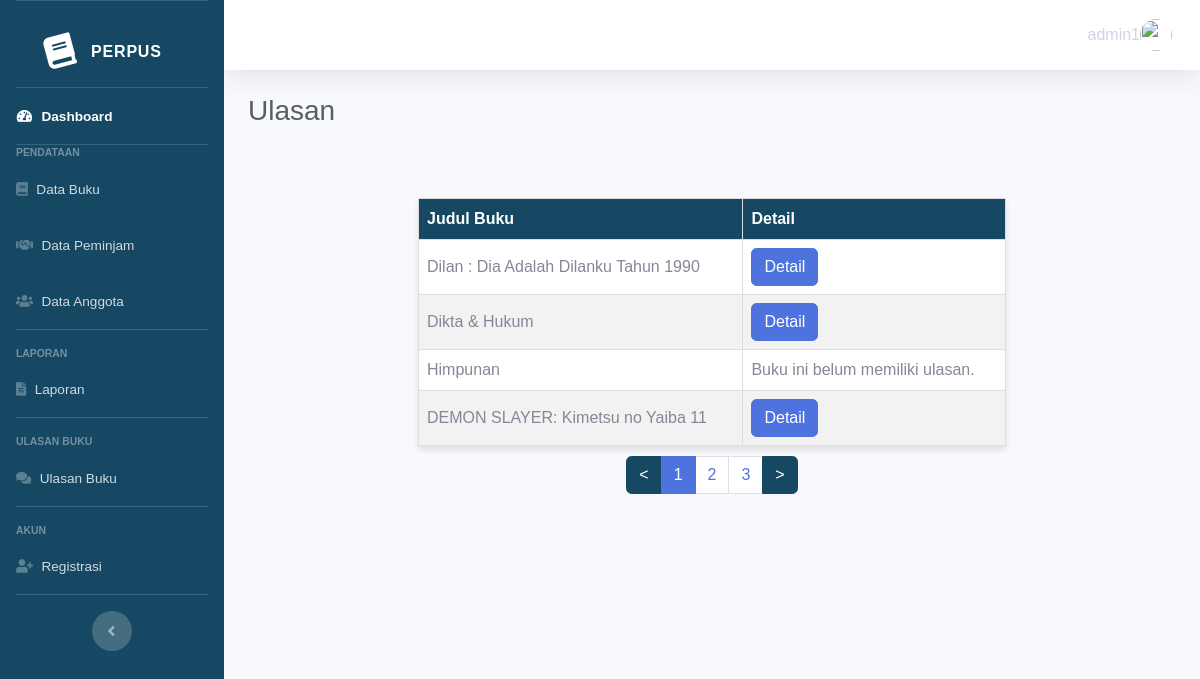
Screenshot of /admin/index_ulasan_buku.php (signed in) with the database file from the repository.
### tables this page shows
CREATE TABLE `buku` (
  `buku_id` int(11) NOT NULL,
  `perpus_id` int(11) NOT NULL,
  `judul` varchar(100) NOT NULL,
  `cover` varchar(255) NOT NULL,
  `penulis` varchar(50) NOT NULL,
  `penerbit` varchar(50) NOT NULL,
  `tahun_terbit` int(11) NOT NULL,
  `deskripsi` varchar(10000) NOT NULL,
  `kategori_id` int(11) NOT NULL,
  `ketersediaan` int(50) NOT NULL,
  `file_pdf` varchar(1000) NOT NULL,
  `created_at` timestamp NOT NULL DEFAULT current_timestamp() ON UPDATE current_timestamp()
);

### admin/index_ulasan_buku.php (the view, shortened to what this page needs)
<?php
$role = $_SESSION["role"];
?>
<!DOCTYPE html>
<html lang="en">
<head>
    <link href="../dashboard/vendor/fontawesome-free/css/all.min.css" rel="stylesheet" type="text/css">
    <link href="../dashboard/css/sb-admin-2.min.css" rel="stylesheet">
</head>
<body id="page-top">
    <div id="wrapper">
        <ul class="navbar-nav bg-gradient-primary sidebar sidebar-dark accordion" id="accordionSidebar">
            <a class="sidebar-brand d-flex align-items-center justify-content-center" href="index.html">
                <div class="sidebar-brand-icon rotate-n-15">
                    <i class="fas fa-book"></i>
                </div>
                <div class="sidebar-brand-text mx-3">Perpus</div>
            </a>
            <hr class="sidebar-divider my-0">
            <li class="nav-item active">
                <a class="nav-link" href="home.php">
                    <i class="fas fa-fw fa-tachometer-alt"></i>
                    <span>Dashboard</span></a>
            </li>
            <?php
            if ($role === "admin") :
            ?>
                <hr class="sidebar-divider my-0">
                <div class="sidebar-heading">
                    Pendataan
                </div>
                <li class="nav-item">
                    <a class="nav-link" href="index_data_buku.php">
                        <i class="fas fa-book"></i>
                        <span>Data Buku</span></a>
                </li>
                <li class="nav-item">
                    <a class="nav-link" href="index_peminjam.php">
                        <i class="fas fa-handshake"></i>
                        <span>Data Peminjam</span></a>
                </li>
                <li class="nav-item">
                    <a class="nav-link" href="index_data_anggota.php">
                        <i class="fas fa-users"></i>
                        <span>Data Anggota</span>
                    </a>
                </li>
                <hr class="sidebar-divider">
                <div class="sidebar-heading">
                    Laporan
                </div>
                <li class="nav-item">
                    <a class="nav-link" href="index_laporan.php">
                        <i class="fas fa-file-alt"></i>
                        <span>Laporan</span></a>
                </li>
                <hr class="sidebar-divider">
                <div class="sidebar-heading">
                    Ulasan Buku
                </div>
                <li class="nav-item">
                    <a class="nav-link" href="index_ulasan_buku.php">
                        <i class="fas fa-comments"></i>
                        <span>Ulasan Buku</span></a>
                </li>
                <hr class="sidebar-divider">
                <div class="sidebar-heading">
                    Akun
                </div>
                <li class="nav-item">
                    <a class="nav-link" href="index_register.php">
                        <i class="fas fa-user-plus"></i>
                        <span>Registrasi</span>
                    </a>
                </li>
                <hr class="sidebar-divider d-none d-md-block">
            <?php endif ?>
            <div class="text-center d-none d-md-inline">
                <button class="rounded-circle border-0" id="sidebarToggle"></button>
            </div>
        </ul>
        <div id="content-wrapper" class="d-flex flex-column">
            <div id="content">
                <nav class="navbar navbar-expand navbar-light bg-white topbar mb-4 static-top shadow">
                    <ul class="navbar-nav ml-auto">
                        <li class="nav-item dropdown no-arrow">
                            <a class="nav-link dropdown-toggle" href="#" id="userDropdown" role="button" data-toggle="dropdown" aria-haspopup="true" aria-expanded="false">
                                <?php
                                if (isset($_SESSION['username'])) {
                                    echo $_SESSION['username'];
                                } else {
                                    echo "Pengguna";
                                }
                                ?> <img class="img-profile rounded-circle" src="https://source.unsplash.com/QAB-WJcbgJk/60x60">
                            </a>
                        </li>
                    </ul>
                </nav>
                <div class="container-fluid">
                    <div class="d-sm-flex align-items-center justify-content-between mb-4">
                        <h2 class="h3 mb-0 text-gray-800">Ulasan</h2>
                    </div>
                    <div class="container">
                        <div class="row">
                            <div class="col-lg-12">
                                <div class="card-body">
                                    <div class="table-responsive">
                                        <table class="table table-bordered" id="dataTable" style="width: 80%;" cellspacing="0">
                                            <tbody>
                                                <?php
                                                $servername = "localhost";
                                                $username = "root";
                                                $password = "";
                                                $dbname = "perpustakaan_digital";
                                                $conn = new mysqli($servername, $username, $password, $dbname);
                                                $query_total_data = "SELECT COUNT(*) as total FROM buku_ulasan";
                                                $result_total_data = $conn->query($query_total_data);
                                                $row_total_data = $result_total_data->fetch_assoc();
                                                $total_data = $row_total_data['total'];
                                                $data_per_halaman = 4;
                                                $total_halaman = ceil($total_data / $data_per_halaman);
                                                if (!isset($_GET['page'])) {
                                                    $page = 1;
                                                } else {
                                                    $page = $_GET['page'];
                                                }
                                                $offset = ($page - 1) * $data_per_halaman;
                                                $sql = "SELECT bu.judul, buku_id
                                FROM buku bu
                                LIMIT $offset, $data_per_halaman";
                                                $result = $conn->query($sql);
                                                if ($result->num_rows > 0) {
                                                    echo "<table>";
                                                    echo "<thead>
                                <tr>
                                    <th>Judul Buku</th>
                                    <th>Detail</th>
                                </tr>
                            </thead>";
                                                    echo "<tbody>";
                                                    while ($row = $result->fetch_assoc()) {
                                                        echo "<tr>";
                                                        echo "<td>" . $row['judul'] . "</td>";
                                                        echo "<td>";
                                                        $buku_id = $row['buku_id'];
                                                        $query_ulasan = "SELECT * FROM buku_ulasan WHERE buku_id = $buku_id";
                                                        $result_ulasan = $conn->query($query_ulasan);
                                                        if ($result_ulasan->num_rows > 0) {
                                                            echo "<a href='detail.php?id=" . $row['buku_id'] . "' class='btn btn-primary'>Detail</a>";
                                                        } else {
                                                            echo "Buku ini belum memiliki ulasan.";
                                                        }
                                                        echo "</td>";
                                                        echo "</tr>";
                                                    }
                                                    echo "</tbody>";
                                                    echo "</table>";
                                                    echo '<ul class="pagination justify-content-center">';
                                                    $previous_page = ($page > 1) ? $page - 1 : 1;
                                                    echo '<li class="page-item"><a class="page-link btn-primary1" href="?page=' . $previous_page . '"><</a></li>';
                                                    for ($i = 1; $i <= $total_halaman; $i++) {
                                                        echo '<li class="page-item ' . (($page == $i) ? "active" : "") . '"><a class="page-link text-primary1" href="?page=' . $i . '">' . $i . '</a></li>';
                                                    }
                                                    $next_page = ($page < $total_halaman) ? $page + 1 : $total_halaman;
                                                    echo '<li class="page-item"><a class="page-link btn-primary1" href="?page=' . $next_page . '">></a></li>';
                                                    echo '</ul>';
                                                } else {
                                                    echo "<p>Tidak ada judul buku yang tersedia.</p>";
                                                }
                                                ?>
                                            </tbody>
                                        </table>
                                    </div>
                                </div>
                            </div>
                        </div>
                    </div>
</body>
</body>
</html>

### admin/index_ulasan_buku.php (style rules this page uses)
.bg-gradient-primary { background-color: #164863; background-image: linear-gradient(180deg, #164863 10%, #164863 100%); background-size: cover; }
.btn-primary1 { background-color: #164863; border-color: #164863; transition: background-color 0.3s ease; color: #ffffff; }
.sidebar { background-color: #164863; }
.nav-link { display: flex; align-items: center; }
.nav-link i { margin-right: 10px; }
body { font-family: Arial, sans-serif; background-color: #f8f9fa; margin: 0; }
h2 { color: #164863; }
table { border-collapse: collapse; margin: 10px auto; width: 70%; background-color: #fff; box-shadow: 0 4px 6px rgba(0, 0, 0, 0.1); }
th, td { border: 1px solid #ddd; padding: 8px; text-align: left; }
thead { height: 50%; }
th { background-color: #164863; color: #fff; }
tr:nth-child(even) { background-color: #f2f2f2; }
a { text-decoration: none; color: inherit; }
.container { text-align: center; }

### rows the page displays
buku: judul "Dilan : Dia Adalah Dilanku Tahun 1990"
buku: judul "Dikta & Hukum"
buku: judul "Himpunan", shows "Buku ini belum memiliki ulasan."
buku: judul "DEMON SLAYER: Kimetsu no Yaiba 11"

### other values shown
$_SESSION['username'] "admin1"
